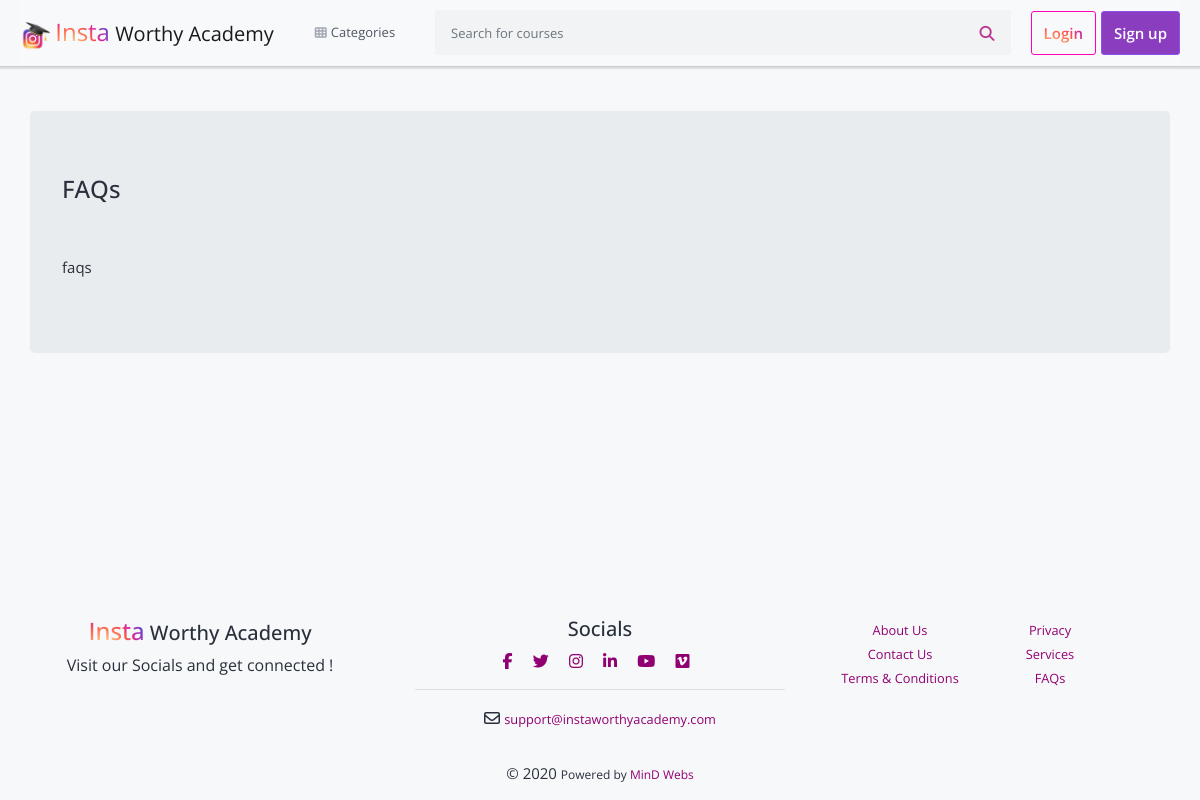
Before: /faqs/ with the older database file.
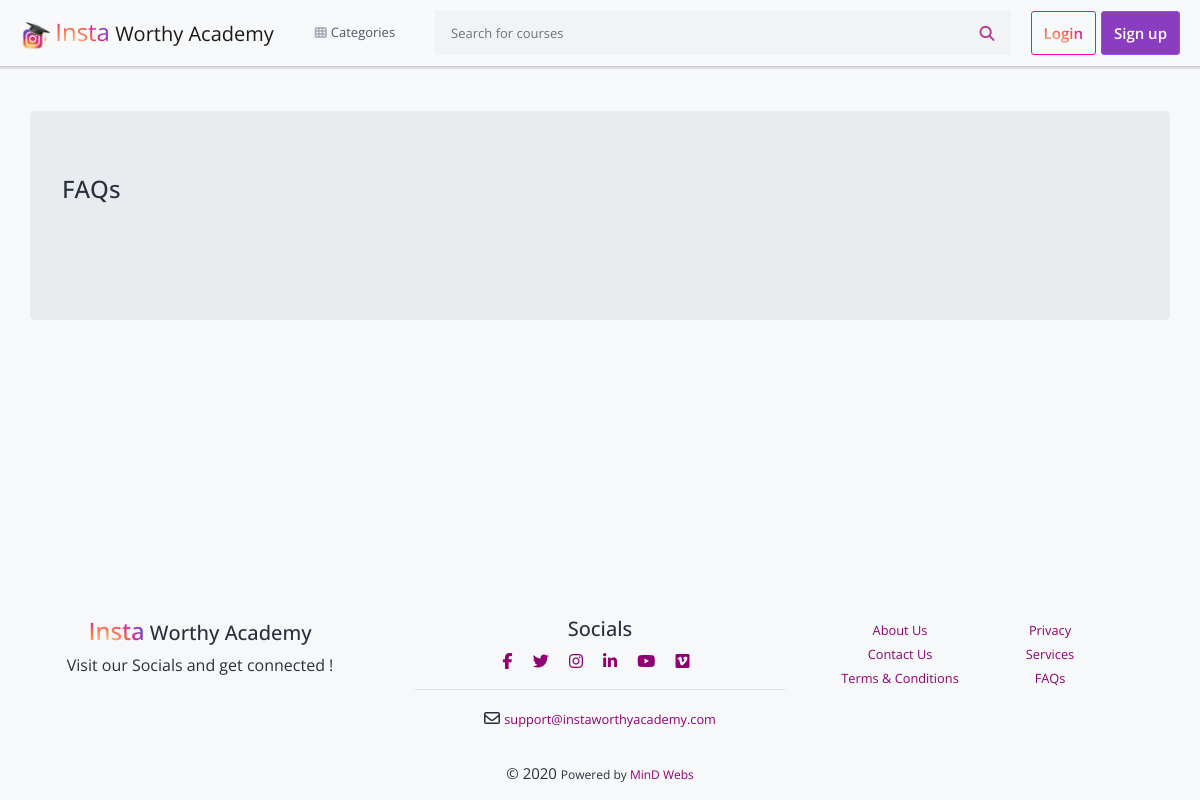
After: the same page with the newer database file.
### root/models.py (models this page shows, shortened)
class PageInfo(models.Model):
    about = RichTextField(help_text="Enter about Information for the Website as normal Word Doc")
    contact = RichTextField(help_text="Enter Contact like email phone address like normal page")
    services = RichTextField(help_text="Enter the range of services provided to users by Insta Worthy Academy")
    tnc = RichTextField(help_text="Enter the Terms and Condition", default="tnc")
    privacy_policy = RichTextField(help_text="Enter your Privacy Policy", default="privacy")
    faqs = RichTextField(help_text="Enter some FAQs", default="faqs")
    facebook_link = models.CharField(max_length=300, blank=True)
    twitter_link = models.CharField(max_length=300, blank=True)
    instagram_link = models.CharField(max_length=300, blank=True)
    linkedin_link = models.CharField(max_length=300, blank=True)
    youtube_link = models.CharField(max_length=300, blank=True)
    vimeo_link = models.CharField(max_length=300, blank=True)
    contact_number = models.CharField(max_length=14, blank=True, help_text="Enter your contact number")
    payment_id = models.CharField(max_length=300, blank=True, help_text="Enter the payment ID in which you want to get payments")
    class Meta:
        verbose_name = "PageInfo"
        verbose_name_plural = "PageInfo(s)"

### cart/context_processors.py (called while the page is built)
def cart(request):
    return {'cart': Cart(request)}

### courses/context_processors.py (called while the page is built)
def categories_processor(request):
    categories = Category.objects.all()
    return {'categories': categories}

### root/context_processors.py (called while the page is built)
def info_processor(request):
    pageInfo = PageInfo.objects.all()
    if len(pageInfo):
        pageInfo = pageInfo[0]
    return {'pageInfo': pageInfo}

### templates/faqs.html
{% extends 'layouts/base.html' %}
{% load static %}
{% block content %}
    <br><br>
    <div class="container jumbotron">
        <h4>FAQs</h4><br><br>
        {{pageInfo.faqs|safe}}
    </div>
{% endblock %}

Changed rows visible on the page:
removed PageInfo: faqs "faqs"
